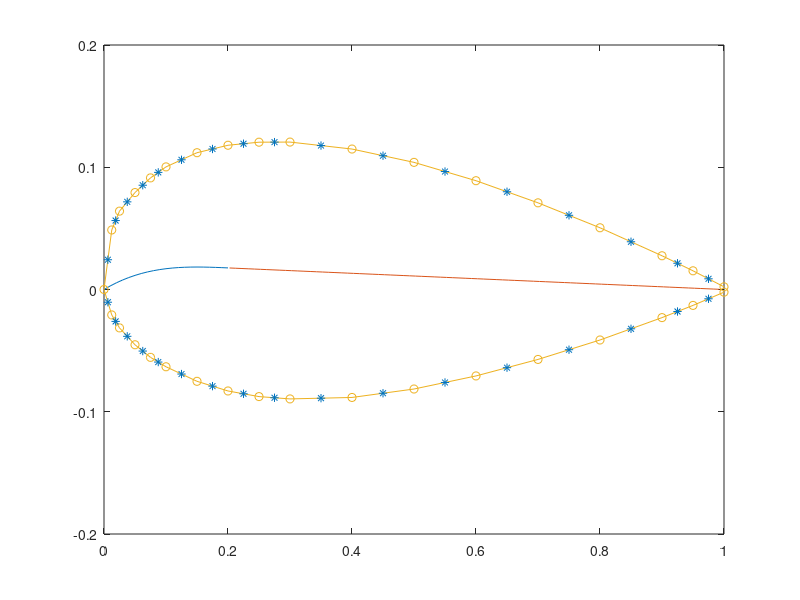

The MATLAB source for this figure: (Note: this script raises an error after producing the figure.)
%% 计算J值
% 从txt文件中读取x，y
clc
a = load("NACA23021.dat")
x = a(:,1)
y = a(:,2)
x_control = []
y_control = []
Q = []
for i = 1:1:length(x)-1
    x_control(end + 1)=(x(i)+x(i+1))/2;
    y_control(end + 1)=(y(i)+y(i+1))/2;
    Q(end +1) = atan2(y_control(i),x_control(i))-pi/2;
end

k1 = 15.957;
m = 0.2025;
x1 = [0:0.01:m];
x2 = [m:0.01:1];
y1 = k1/6*(x1.^3-3*m*x1.^2+m^2*(3-m)*x1);
y2 = k1*m^3/6*(1-x2);

plot(x1,y1)
hold on 
plot(x2,y2)
hold on 
plot(x,y,'-o')
axis([0 1 -0.2 0.2])
hold on 
scatter(x_control,y_control,'red','*')
hold off

%% 将之前的source_panel的方法进行移植
clc
syms s
Ans = [];
V_num = [];
a = 2; 
sum = 0;
All_Metric = zeros(a);
for i = 1:1:34 
    for j = 1:1:34
        A = -( x_control(i)-x(j) )*cos(Q(j))-(y_control(i)-y(j))*sin(Q(j));
        B = ( x_control(i)-x(j) )^2 + (y_control(i) - y(j))^2;
        %C = 1;
        %D = (x_control(i)-x(j))*cos(Q(i))+(y_control(i)-y(j))*sin(Q(i));
        C = sin(Q(i)-Q(j));
        D = (y_control(i)-y(j))*cos(Q(i))-(x_control(i)-x(j))*sin(Q(i));
        sj = ((x(j+1)-x(j))^2 +(y(j+1)-y(j))^2 )^0.5;
        I = (C*s+D)/(s^2 + 2*A*s+B);   
        IS = int(I,s,0,sj);
        Ans(end + 1) = IS;
        All_Metric(i,j) = Ans(end);
    end
    i
    Ans
    Ans = [];
end 
All_Metric

%% 结果计算
a = 18;
Result =  -inv(All_Metric)*cos(Q(1:1:a))'%再次简化,该种方法，可以直接从γ获取速度
cp = 1-Result.^2
cp
figure(2)
scatter(x_control(1:1:a),cp)

%% Source_panel
V_num = [];
Result =  -inv(All_Metric)*cos(Q(1:1:34))'
save Result_First_try.txt -ascii Result
for i = 1:1:34
    for j = 1:1:34
        sum = sum + Result(j)*All_Metric(i,j);
    end
    V_num(end+1) = sum + sin(Q(i));
    sum = 0;
end 
cp = 1-(V_num).^2;
length(cp)
scatter(x_control,cp)